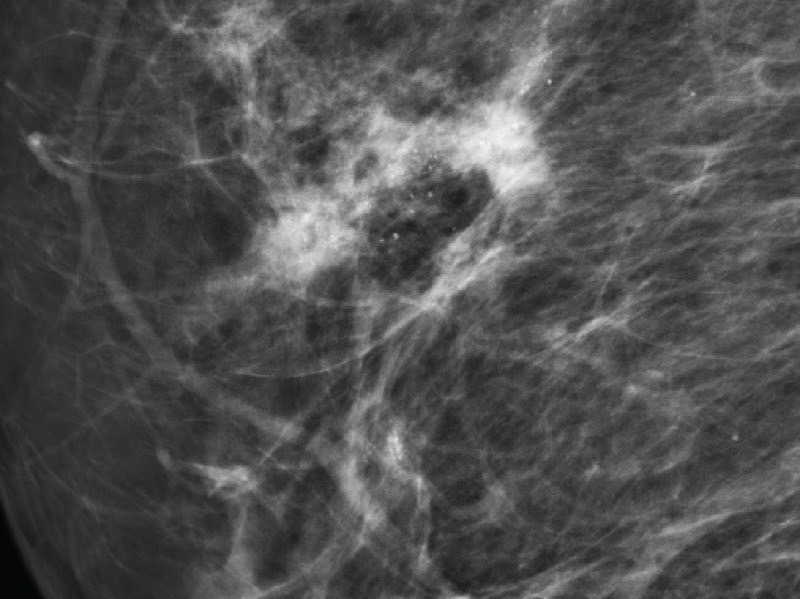
#> input picture Data/Image/CT.jpg, 800 x 599 px, found by its file name
$ jupyter execute 'Thresholding, Gabor filter.ipynb'   (older library calls are emulated)
#> lines starting #> are read from the running program, lines starting #| are printed output that depends on the picture; after the words box and inside, x2 and y2 are one past the last pixel; in counts of white or black regions, pixels touching at a corner belong together
[cell 1]
import matplotlib.pyplot as plt
from PIL import Image
import numpy as np
import cv2

#Image Thresholding

[cell 2]
threshold = 235 #低於235變黑，高於235變白

img = cv2.imread('/content/CT.jpg',0) #讀取圖片
#> img: shape (599, 800); min 4, max 252, mean 80.2
ret,thresh_img = cv2.threshold(img, threshold, 255, cv2.THRESH_BINARY) #0~234全黑，235~255全白
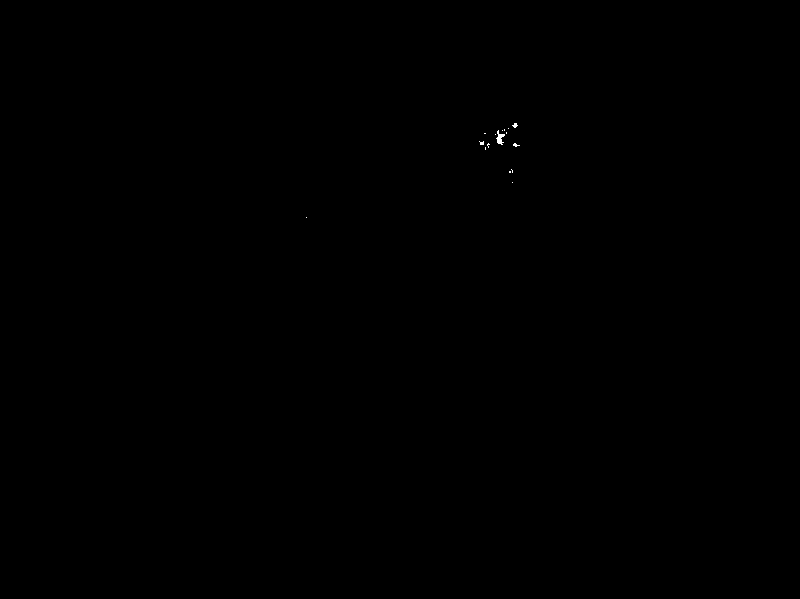
#> thresh_img: shape (599, 800); 0.03% white; 16 white regions (15 under 20 px), largest, box (x1, y1, x2, y2) and area: (496, 130, 505, 145) 65
#> ret = 235

[cell 3]
#原始圖片
display(Image.fromarray(img))

#Gamma圖片
display(Image.fromarray(thresh_img))

#Gabor filter

[cell 4]
def create_gaborfilter():
    # This function is designed to produce a set of GaborFilters
    # an even distribution of theta values equally distributed amongst pi rad / 180 degree

    filters = []
    num_filters = 100
    ksize = 35  # The local area to evaluate
    sigma = 3.0  # Larger Values produce more edges
    lambd = 10.0
    gamma = 0.5
    psi = 0  # Offset value - lower generates cleaner results
    for theta in np.arange(0, np.pi, np.pi / num_filters):  # Theta is the orientation for edge detection
        kern = cv2.getGaborKernel((ksize, ksize), sigma, theta, lambd, gamma, psi, ktype=cv2.CV_64F)
        kern /= 1.0 * kern.sum()  # Brightness normalization
        filters.append(kern)
    return filters

[cell 5]
def apply_filter(img, filters):
# This general function is designed to apply filters to our image

    # First create a numpy array the same size as our input image
    newimage = np.zeros_like(img)

    # Starting with a blank image, we loop through the images and apply our Gabor Filter
    # On each iteration, we take the highest value (super impose), until we have the max value across all filters
    # The final image is returned
    depth = -1 # remain depth same as original image

    for kern in filters:  # Loop through the kernels in our GaborFilter
        image_filter = cv2.filter2D(img, depth, kern)  #Apply filter to image

        # Using Numpy.maximum to compare our filter and cumulative image, taking the higher value (max)
        np.maximum(newimage, image_filter, newimage)
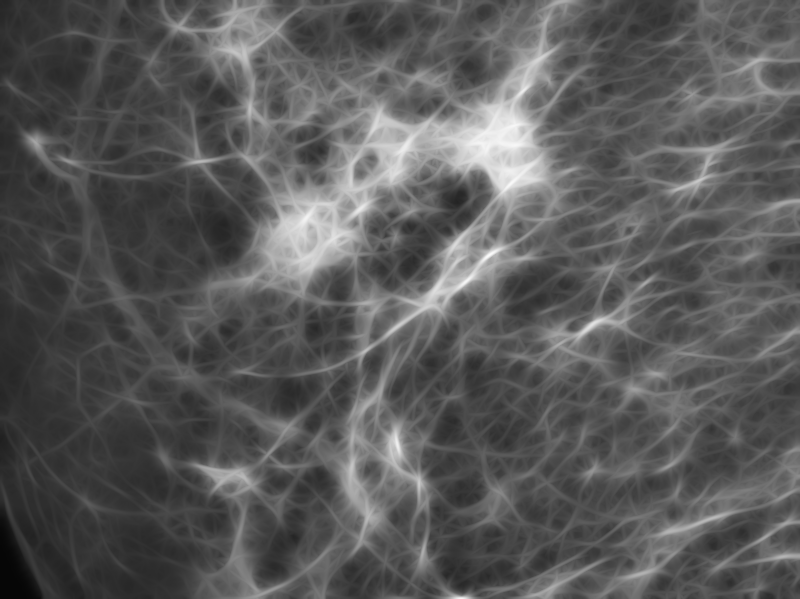
#> newimage: shape (599, 800); min 6, max 251, mean 89.5
    return newimage
